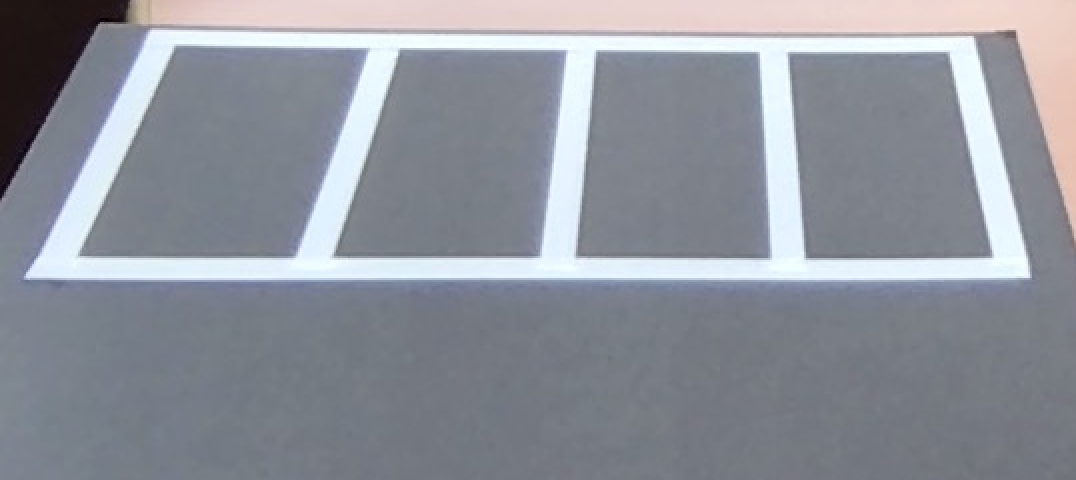
#> input picture 06. Lane Detection/test.png, 1076 x 480 px
$ python contours.py
#> lines starting #> are read from the running program, lines starting #| are printed output that depends on the picture; after the words box and inside, x2 and y2 are one past the last pixel; in counts of white or black regions, pixels touching at a corner belong together
# 컨투어 계층 트리 (cntr_hierachy.py)

import cv2
import numpy as np

# 영상 읽기
img = cv2.imread('test.png')
#> img is the input picture: shape (480, 1076, 3); mean B, G, R 155, 146.1, 142.2
img2 = img.copy()
# 바이너리 이미지로 변환
imgray = cv2.cvtColor(img, cv2.COLOR_BGR2GRAY)
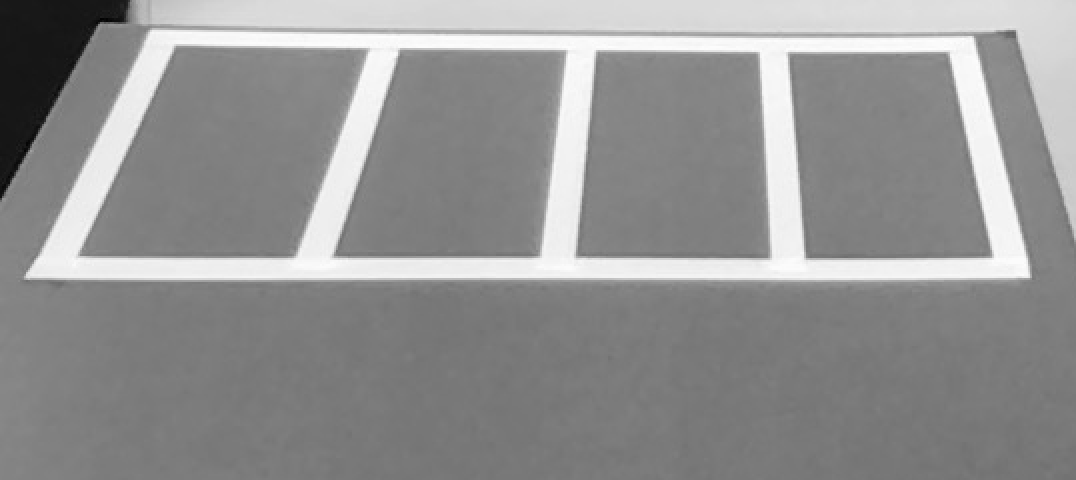
#> imgray: shape (480, 1076); min 2, max 254, mean 146
ret, imthres = cv2.threshold(imgray, 127, 255, cv2.THRESH_BINARY_INV)
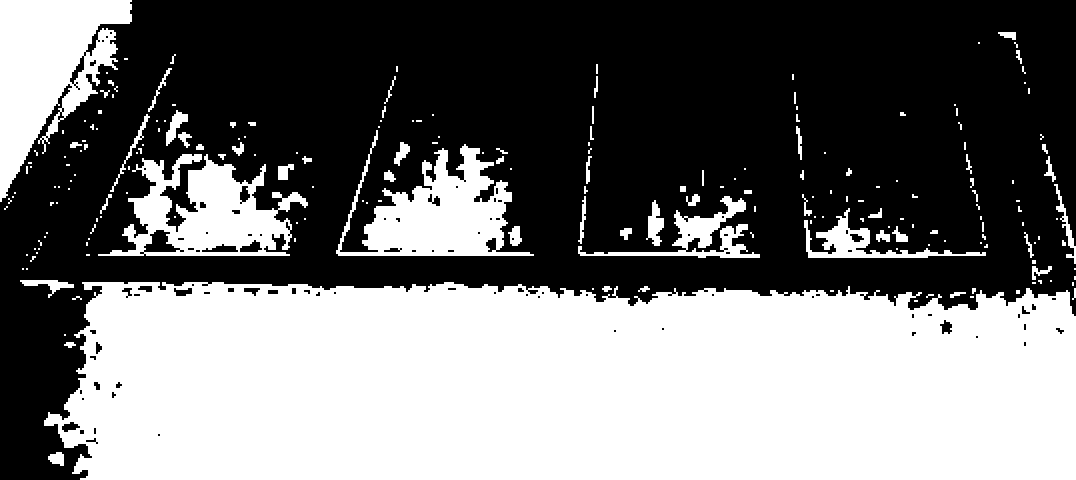
#> imthres: shape (480, 1076); 45.4% white; 213 white regions (137 under 20 px)

# 가장 바깥 컨투어만 수집   --- ①
contour, hierarchy = cv2.findContours(imthres, cv2.RETR_EXTERNAL, \
                                                cv2.CHAIN_APPROX_NONE)
#> contour = 213 contours, 164 with area under 20; largest, box (x1, y1, x2, y2) and area: (44, 282, 1076, 480) 187312, (0, 0, 132, 202) 13906, (98, 154, 308, 256) 10656, (336, 130, 534, 256) 10336, (578, 196, 760, 258) 2379
# 컨투어 갯수와 계층 트리 출력 --- ②
print(len(contour), hierarchy)
#> (printed output is left out)

# 모든 컨투어를 트리 계층 으로 수집 ---③
contour2, hierarchy = cv2.findContours(imthres, cv2.RETR_TREE, \
                                            cv2.CHAIN_APPROX_SIMPLE)
#> contour2 = 333 contours, 245 with area under 20; largest, box (x1, y1, x2, y2) and area: (44, 282, 1076, 480) 187312, (0, 0, 132, 202) 13906, (98, 154, 308, 256) 10656, (336, 130, 534, 256) 10336, (578, 196, 760, 258) 2379
# 컨투어 갯수와 계층 트리 출력 ---④
print(len(contour2), hierarchy)
#> (printed output is left out)

# 가장 바깥 컨투어만 그리기 ---⑤
cv2.drawContours(img, contour, -1, (0,255,0), 3)
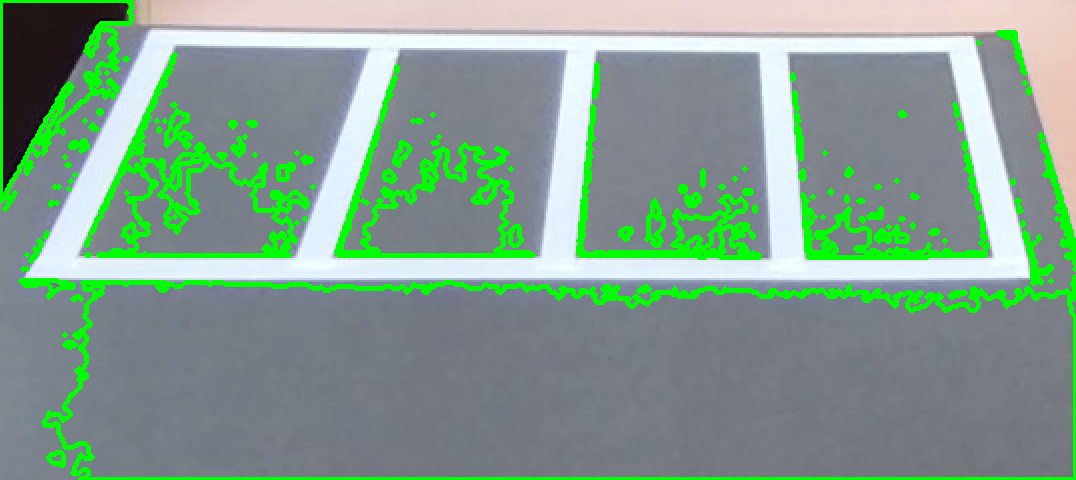
#> img: shape (480, 1076, 3); 9.6% of pixels changed, all inside (x1, y1, x2, y2) = (0, 0, 1076, 480)
# 모든 컨투어 그리기 ---⑥
for idx, cont in enumerate(contour2):
    # 랜덤한 컬러 추출 ---⑦
    color = [int(i) for i in np.random.randint(0,255, 3)]
    # 컨투어 인덱스 마다 랜덤한 색상으로 그리기 ---⑧
    cv2.drawContours(img2, contour2, idx, color, 3)
    # 컨투어 첫 좌표에 인덱스 숫자 표시 ---⑨
    cv2.putText(img2, str(idx), tuple(cont[0][0]), cv2.FONT_HERSHEY_PLAIN, \
                                                            3, (0,0,255))
#> this loop made 333 passes
#> color on passes 1, 2, 6: [172, 47, 117], [192, 67, 251], [216, 88, 140]
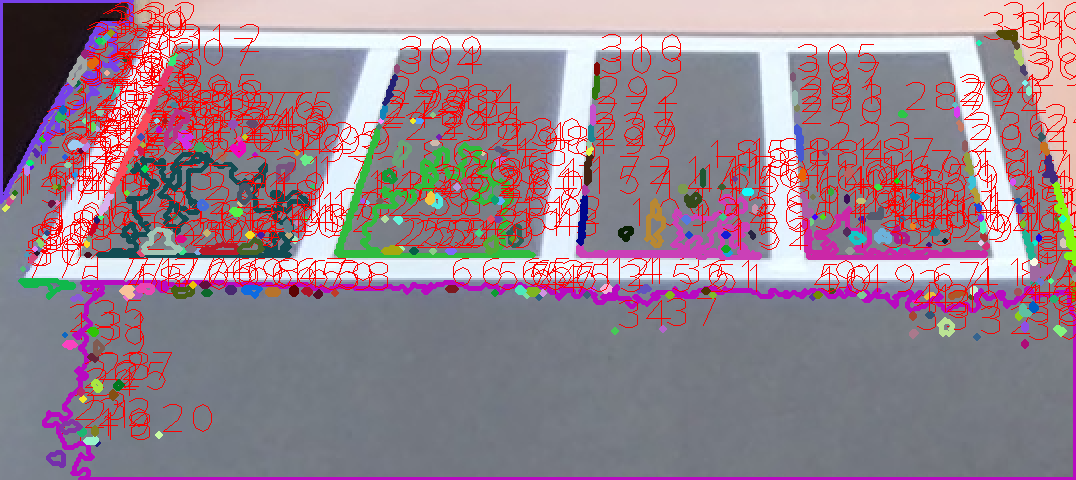
#> img2: shape (480, 1076, 3); 18.62% of pixels changed, all inside (x1, y1, x2, y2) = (0, 0, 1076, 480)

# 화면 출력
cv2.imshow('RETR_EXTERNAL', img)
cv2.imshow('RETR_TREE', img2)
cv2.waitKey(0)
cv2.destroyAllWindows()
